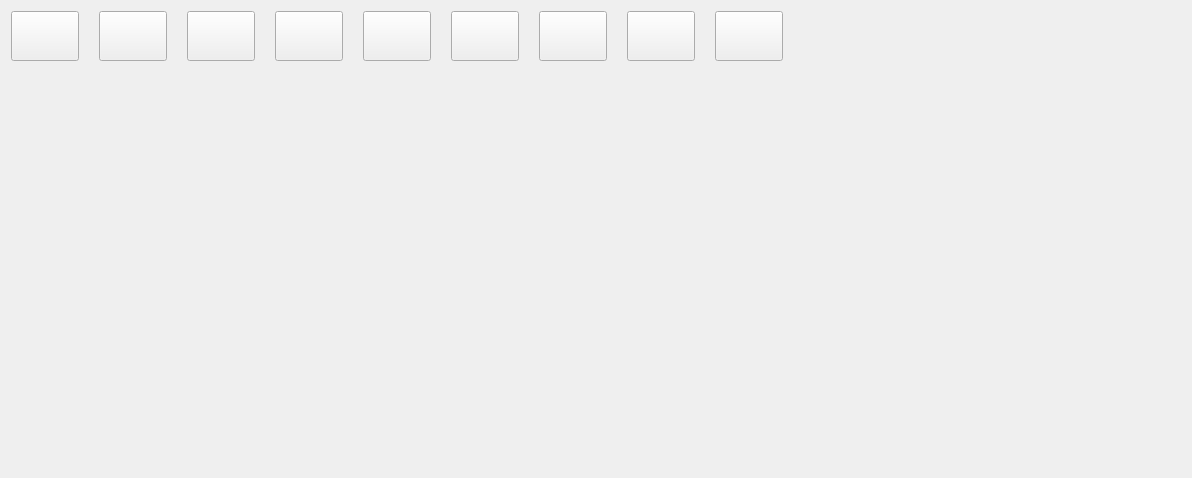
<?xml version="1.0" encoding="UTF-8"?>
<ui version="4.0">
 <class>ICHCSettingsFrame</class>
 <widget class="QFrame" name="ICHCSettingsFrame">
  <property name="geometry">
   <rect>
    <x>0</x>
    <y>0</y>
    <width>1192</width>
    <height>466</height>
   </rect>
  </property>
  <property name="windowTitle">
   <string>Frame</string>
  </property>
  <property name="frameShape">
   <enum>QFrame::NoFrame</enum>
  </property>
  <property name="frameShadow">
   <enum>QFrame::Plain</enum>
  </property>
  <layout class="QVBoxLayout" name="verticalLayout">
   <item>
    <layout class="QHBoxLayout" name="horizontalLayout">
     <property name="spacing">
      <number>20</number>
     </property>
     <item>
      <widget class="QPushButton" name="axisX1ToolButton">
       <property name="minimumSize">
        <size>
         <width>0</width>
         <height>50</height>
        </size>
       </property>
       <property name="styleSheet">
        <string notr="true">width:60px ;
height:30px;</string>
       </property>
       <property name="text">
        <string/>
       </property>
       <property name="checkable">
        <bool>true</bool>
       </property>
       <attribute name="buttonGroup">
        <string notr="true">buttonGroup</string>
       </attribute>
      </widget>
     </item>
     <item>
      <widget class="QPushButton" name="axisY1ToolButton">
       <property name="minimumSize">
        <size>
         <width>0</width>
         <height>50</height>
        </size>
       </property>
       <property name="styleSheet">
        <string notr="true">width:60px ;
height:30px;</string>
       </property>
       <property name="text">
        <string/>
       </property>
       <property name="checkable">
        <bool>true</bool>
       </property>
       <attribute name="buttonGroup">
        <string notr="true">buttonGroup</string>
       </attribute>
      </widget>
     </item>
     <item>
      <widget class="QPushButton" name="axisZToolButton">
       <property name="minimumSize">
        <size>
         <width>0</width>
         <height>50</height>
        </size>
       </property>
       <property name="styleSheet">
        <string notr="true">width:60px ;
height:30px;</string>
       </property>
       <property name="text">
        <string/>
       </property>
       <property name="checkable">
        <bool>true</bool>
       </property>
       <attribute name="buttonGroup">
        <string notr="true">buttonGroup</string>
       </attribute>
      </widget>
     </item>
     <item>
      <widget class="QPushButton" name="axisX2ToolButton">
       <property name="minimumSize">
        <size>
         <width>0</width>
         <height>50</height>
        </size>
       </property>
       <property name="styleSheet">
        <string notr="true">width:60px ;
height:30px;</string>
       </property>
       <property name="text">
        <string/>
       </property>
       <property name="checkable">
        <bool>true</bool>
       </property>
       <attribute name="buttonGroup">
        <string notr="true">buttonGroup</string>
       </attribute>
      </widget>
     </item>
     <item>
      <widget class="QPushButton" name="axisY2ToolButton">
       <property name="minimumSize">
        <size>
         <width>0</width>
         <height>50</height>
        </size>
       </property>
       <property name="styleSheet">
        <string notr="true">width:60px ;
height:30px;</string>
       </property>
       <property name="text">
        <string/>
       </property>
       <property name="checkable">
        <bool>true</bool>
       </property>
       <attribute name="buttonGroup">
        <string notr="true">buttonGroup</string>
       </attribute>
      </widget>
     </item>
     <item>
      <widget class="QPushButton" name="axisAToolButton">
       <property name="minimumSize">
        <size>
         <width>0</width>
         <height>50</height>
        </size>
       </property>
       <property name="styleSheet">
        <string notr="true">width:60px ;
height:30px;</string>
       </property>
       <property name="text">
        <string/>
       </property>
       <property name="checkable">
        <bool>true</bool>
       </property>
       <attribute name="buttonGroup">
        <string notr="true">buttonGroup</string>
       </attribute>
      </widget>
     </item>
     <item>
      <widget class="QPushButton" name="axisBToolButton">
       <property name="minimumSize">
        <size>
         <width>0</width>
         <height>50</height>
        </size>
       </property>
       <property name="styleSheet">
        <string notr="true">width:60px ;
height:30px;</string>
       </property>
       <property name="text">
        <string/>
       </property>
       <property name="checkable">
        <bool>true</bool>
       </property>
      </widget>
     </item>
     <item>
      <widget class="QPushButton" name="axisCToolButton">
       <property name="minimumSize">
        <size>
         <width>0</width>
         <height>50</height>
        </size>
       </property>
       <property name="styleSheet">
        <string notr="true">width:60px ;
height:30px;</string>
       </property>
       <property name="text">
        <string/>
       </property>
       <property name="checkable">
        <bool>true</bool>
       </property>
       <attribute name="buttonGroup">
        <string notr="true">buttonGroup</string>
       </attribute>
      </widget>
     </item>
     <item>
      <widget class="QPushButton" name="machineFigureButton">
       <property name="minimumSize">
        <size>
         <width>0</width>
         <height>50</height>
        </size>
       </property>
       <property name="styleSheet">
        <string notr="true">width:60px ;
height:30px;</string>
       </property>
       <property name="text">
        <string/>
       </property>
       <property name="checkable">
        <bool>true</bool>
       </property>
       <attribute name="buttonGroup">
        <string notr="true">buttonGroup</string>
       </attribute>
      </widget>
     </item>
     <item>
      <spacer name="horizontalSpacer">
       <property name="orientation">
        <enum>Qt::Horizontal</enum>
       </property>
       <property name="sizeHint" stdset="0">
        <size>
         <width>476</width>
         <height>20</height>
        </size>
       </property>
      </spacer>
     </item>
    </layout>
   </item>
   <item>
    <widget class="QFrame" name="settingStackedFrame">
     <property name="minimumSize">
      <size>
       <width>0</width>
       <height>400</height>
      </size>
     </property>
     <property name="frameShape">
      <enum>QFrame::NoFrame</enum>
     </property>
     <property name="frameShadow">
      <enum>QFrame::Plain</enum>
     </property>
    </widget>
   </item>
  </layout>
 </widget>
 <resources/>
 <connections/>
 <buttongroups>
  <buttongroup name="buttonGroup"/>
 </buttongroups>
</ui>
